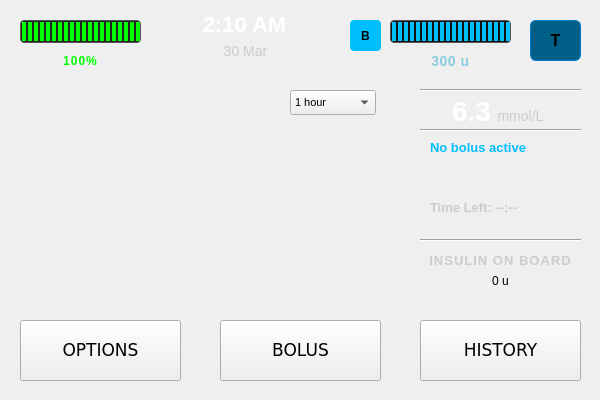
<?xml version="1.0" encoding="UTF-8"?>
<ui version="4.0">
 <class>Home</class>
 <widget class="QWidget" name="Home">
  <property name="geometry">
   <rect>
    <x>0</x>
    <y>0</y>
    <width>600</width>
    <height>400</height>
   </rect>
  </property>
  <property name="windowTitle">
   <string>Home</string>
  </property>
  <property name="autoFillBackground">
   <bool>false</bool>
  </property>
  <property name="styleSheet">
   <string notr="true"/>
  </property>
  <widget class="QLabel" name="timeLabel">
   <property name="geometry">
    <rect>
     <x>159</x>
     <y>9</y>
     <width>171</width>
     <height>31</height>
    </rect>
   </property>
   <property name="font">
    <font>
     <pointsize>-1</pointsize>
     <weight>75</weight>
     <bold>true</bold>
    </font>
   </property>
   <property name="styleSheet">
    <string notr="true">QLabel#timeLabel {
    font-size: 22px;
    font-weight: bold;
    color: white;
}</string>
   </property>
   <property name="text">
    <string>2:10 AM</string>
   </property>
   <property name="alignment">
    <set>Qt::AlignCenter</set>
   </property>
  </widget>
  <widget class="QLabel" name="dateLabel">
   <property name="geometry">
    <rect>
     <x>160</x>
     <y>40</y>
     <width>171</width>
     <height>21</height>
    </rect>
   </property>
   <property name="styleSheet">
    <string notr="true">QLabel#dateLabel {
    font-size: 14px;
    font-weight: medium;
    color: #CCCCCC;
}</string>
   </property>
   <property name="text">
    <string>30 Mar</string>
   </property>
   <property name="alignment">
    <set>Qt::AlignCenter</set>
   </property>
  </widget>
  <widget class="QProgressBar" name="insulinBar">
   <property name="geometry">
    <rect>
     <x>390</x>
     <y>20</y>
     <width>121</width>
     <height>23</height>
    </rect>
   </property>
   <property name="styleSheet">
    <string notr="true">QProgressBar#insulinBar {
    border: 1px solid #555;
    border-radius: 4px;
    background-color: #111;
    height: 12px;
    text-align: center;
    padding: 0px;
}

QProgressBar#insulinBar::chunk {
    background-color: #00BFFF; 
    width: 4px;
    margin: 1px;
}
</string>
   </property>
   <property name="value">
    <number>100</number>
   </property>
   <property name="textVisible">
    <bool>false</bool>
   </property>
  </widget>
  <widget class="QLabel" name="insulinIcon">
   <property name="geometry">
    <rect>
     <x>350</x>
     <y>20</y>
     <width>31</width>
     <height>31</height>
    </rect>
   </property>
   <property name="styleSheet">
    <string notr="true">QLabel#insulinIcon {
    background-color: #00BFFF;
    color: black;
    font-weight: bold;
    font-size: 12px;
    padding: 2px 6px;
    border-radius: 4px;
}
</string>
   </property>
   <property name="text">
    <string>B</string>
   </property>
   <property name="alignment">
    <set>Qt::AlignCenter</set>
   </property>
  </widget>
  <widget class="QLabel" name="insulinUnitsLabel">
   <property name="geometry">
    <rect>
     <x>390</x>
     <y>50</y>
     <width>121</width>
     <height>21</height>
    </rect>
   </property>
   <property name="styleSheet">
    <string notr="true">QLabel#insulinUnitsLabel {
    color: #88CCDD;
    font-size: 14px;
    font-weight: bold;
    letter-spacing: 0.5px;
}
</string>
   </property>
   <property name="text">
    <string>300 u</string>
   </property>
   <property name="alignment">
    <set>Qt::AlignCenter</set>
   </property>
  </widget>
  <widget class="QProgressBar" name="batteryBar">
   <property name="geometry">
    <rect>
     <x>20</x>
     <y>20</y>
     <width>121</width>
     <height>23</height>
    </rect>
   </property>
   <property name="styleSheet">
    <string notr="true">QProgressBar#batteryBar {
    border: 1px solid #555;
    border-radius: 4px;
    background-color: #222;
    height: 12px;
    text-align: center;
}

QProgressBar#batteryBar::chunk {
    background-color: #00FF00;  
    width: 4px;
    margin: 1px;
}
</string>
   </property>
   <property name="value">
    <number>100</number>
   </property>
   <property name="textVisible">
    <bool>false</bool>
   </property>
  </widget>
  <widget class="QLabel" name="batteryLabel">
   <property name="geometry">
    <rect>
     <x>20</x>
     <y>50</y>
     <width>121</width>
     <height>21</height>
    </rect>
   </property>
   <property name="styleSheet">
    <string notr="true">QLabel#batteryLabel {
    color: #00FF00;
    font-size: 12px;
    font-weight: bold;
    letter-spacing: 1px;
}
</string>
   </property>
   <property name="text">
    <string>100%</string>
   </property>
   <property name="alignment">
    <set>Qt::AlignCenter</set>
   </property>
  </widget>
  <widget class="QChartView" name="chartView" native="true">
   <property name="geometry">
    <rect>
     <x>10</x>
     <y>80</y>
     <width>381</width>
     <height>231</height>
    </rect>
   </property>
   <property name="font">
    <font>
     <pointsize>8</pointsize>
    </font>
   </property>
   <property name="autoFillBackground">
    <bool>true</bool>
   </property>
   <widget class="QComboBox" name="comboGraphRange">
    <property name="geometry">
     <rect>
      <x>280</x>
      <y>10</y>
      <width>86</width>
      <height>25</height>
     </rect>
    </property>
    <item>
     <property name="text">
      <string>1 hour</string>
     </property>
    </item>
    <item>
     <property name="text">
      <string>3 hours</string>
     </property>
    </item>
    <item>
     <property name="text">
      <string>6 hours</string>
     </property>
    </item>
   </widget>
  </widget>
  <widget class="Line" name="line_2">
   <property name="geometry">
    <rect>
     <x>420</x>
     <y>230</y>
     <width>161</width>
     <height>20</height>
    </rect>
   </property>
   <property name="orientation">
    <enum>Qt::Horizontal</enum>
   </property>
  </widget>
  <widget class="QPushButton" name="buttonOptions">
   <property name="geometry">
    <rect>
     <x>20</x>
     <y>320</y>
     <width>161</width>
     <height>61</height>
    </rect>
   </property>
   <property name="font">
    <font>
     <family>DejaVu Sans</family>
     <pointsize>13</pointsize>
    </font>
   </property>
   <property name="styleSheet">
    <string notr="true">QPushButton#optionsButton {
    background-color: #444444;
    color: #FFD700;
    font-weight: bold;
    font-size: 14px;
    padding: 10px;
    border: 1px solid #888;
    border-radius: 5px;
    qproperty-icon: url(:/icons/gear.png);
    qproperty-iconSize: 24px 24px;
}</string>
   </property>
   <property name="text">
    <string>OPTIONS</string>
   </property>
  </widget>
  <widget class="QLabel" name="insulinLabel">
   <property name="geometry">
    <rect>
     <x>420</x>
     <y>250</y>
     <width>161</width>
     <height>21</height>
    </rect>
   </property>
   <property name="styleSheet">
    <string notr="true">QLabel#insulinLabel {
    color: #CCCCCC;
    font-weight: bold;
    font-size: 13px;
    letter-spacing: 1px;
}</string>
   </property>
   <property name="text">
    <string>INSULIN ON BOARD</string>
   </property>
   <property name="alignment">
    <set>Qt::AlignCenter</set>
   </property>
  </widget>
  <widget class="QLabel" name="iobLabel">
   <property name="geometry">
    <rect>
     <x>420</x>
     <y>270</y>
     <width>161</width>
     <height>21</height>
    </rect>
   </property>
   <property name="styleSheet">
    <string notr="true">QLabel#insulinUnitsLabel_2 {
    color: white;
    font-weight: bold;
    font-size: 14px;
}</string>
   </property>
   <property name="text">
    <string>0 u</string>
   </property>
   <property name="alignment">
    <set>Qt::AlignCenter</set>
   </property>
  </widget>
  <widget class="QPushButton" name="buttonBolus">
   <property name="geometry">
    <rect>
     <x>220</x>
     <y>320</y>
     <width>161</width>
     <height>61</height>
    </rect>
   </property>
   <property name="font">
    <font>
     <family>DejaVu Sans</family>
     <pointsize>13</pointsize>
    </font>
   </property>
   <property name="styleSheet">
    <string notr="true">QPushButton#bolusButton {
    background-color: #444444;
    color: #00BFFF;
    font-weight: bold;
    font-size: 14px;
    padding: 10px;
    border: 1px solid #888;
    border-radius: 5px;
    qproperty-icon: url(:/icons/droplet.png);
    qproperty-iconSize: 24px 24px;
}</string>
   </property>
   <property name="text">
    <string>BOLUS</string>
   </property>
  </widget>
  <widget class="QLabel" name="labelBolusStatus">
   <property name="geometry">
    <rect>
     <x>430</x>
     <y>140</y>
     <width>141</width>
     <height>61</height>
    </rect>
   </property>
   <property name="styleSheet">
    <string notr="true">QLabel#labelBolusStatus {
    color: #00BFFF;
    font-size: 13px;
    font-weight: bold;
  }</string>
   </property>
   <property name="text">
    <string>No bolus active</string>
   </property>
   <property name="alignment">
    <set>Qt::AlignLeading|Qt::AlignLeft|Qt::AlignTop</set>
   </property>
  </widget>
  <widget class="QPushButton" name="historyButton">
   <property name="geometry">
    <rect>
     <x>420</x>
     <y>320</y>
     <width>161</width>
     <height>61</height>
    </rect>
   </property>
   <property name="font">
    <font>
     <family>DejaVu Sans</family>
     <pointsize>13</pointsize>
    </font>
   </property>
   <property name="styleSheet">
    <string notr="true">QPushButton#optionsButton {
    background-color: #444444;
    color: #FFD700;
    font-weight: bold;
    font-size: 14px;
    padding: 10px;
    border: 1px solid #888;
    border-radius: 5px;
    qproperty-icon: url(:/icons/gear.png);
    qproperty-iconSize: 24px 24px;
}</string>
   </property>
   <property name="text">
    <string>HISTORY</string>
   </property>
  </widget>
  <widget class="QPushButton" name="logoButton">
   <property name="geometry">
    <rect>
     <x>530</x>
     <y>20</y>
     <width>51</width>
     <height>41</height>
    </rect>
   </property>
   <property name="styleSheet">
    <string notr="true">QPushButton#logoButton {
    background-color: #005F87;
    color: black;
    font-weight: bold;
    font-size: 16px;
    padding: 6px 12px;
    border-radius: 6px;
    border: 1px solid #007ACC;
}

QPushButton#logoButton:hover {
    background-color: #1E90FF;
}

QPushButton#logoButton:pressed {
    background-color: #007ACC;
    color: white;
}
</string>
   </property>
   <property name="text">
    <string>T</string>
   </property>
  </widget>
  <widget class="QLabel" name="glucoseLabel">
   <property name="geometry">
    <rect>
     <x>410</x>
     <y>90</y>
     <width>81</width>
     <height>41</height>
    </rect>
   </property>
   <property name="layoutDirection">
    <enum>Qt::LeftToRight</enum>
   </property>
   <property name="styleSheet">
    <string notr="true">QLabel {
    color: white;
    font-size: 28px;
    font-weight: bold;
    font-family: &quot;Segoe UI&quot;, sans-serif;
}</string>
   </property>
   <property name="text">
    <string>6.3</string>
   </property>
   <property name="alignment">
    <set>Qt::AlignRight|Qt::AlignTrailing|Qt::AlignVCenter</set>
   </property>
  </widget>
  <widget class="Line" name="line">
   <property name="geometry">
    <rect>
     <x>420</x>
     <y>80</y>
     <width>161</width>
     <height>21</height>
    </rect>
   </property>
   <property name="orientation">
    <enum>Qt::Horizontal</enum>
   </property>
  </widget>
  <widget class="QLabel" name="label_2">
   <property name="geometry">
    <rect>
     <x>490</x>
     <y>100</y>
     <width>61</width>
     <height>31</height>
    </rect>
   </property>
   <property name="layoutDirection">
    <enum>Qt::LeftToRight</enum>
   </property>
   <property name="styleSheet">
    <string notr="true">QLabel {
    color: #CCCCCC;
    font-size: 14px;
    font-weight: medium;
    font-family: &quot;Segoe UI&quot;, sans-serif;
    margin-top: -10px;
}
</string>
   </property>
   <property name="text">
    <string>mmol/L</string>
   </property>
   <property name="alignment">
    <set>Qt::AlignCenter</set>
   </property>
  </widget>
  <widget class="QLabel" name="labelBolusTimeRemaining">
   <property name="geometry">
    <rect>
     <x>430</x>
     <y>200</y>
     <width>151</width>
     <height>31</height>
    </rect>
   </property>
   <property name="styleSheet">
    <string notr="true">QLabel#labelBolusTimeRemaining {
    color: #CCCCCC;
    font-size: 13px;
    font-weight: bold;
  }</string>
   </property>
   <property name="text">
    <string>Time Left: --:--</string>
   </property>
   <property name="alignment">
    <set>Qt::AlignLeading|Qt::AlignLeft|Qt::AlignTop</set>
   </property>
   <property name="wordWrap">
    <bool>true</bool>
   </property>
  </widget>
  <widget class="Line" name="line_3">
   <property name="geometry">
    <rect>
     <x>420</x>
     <y>120</y>
     <width>161</width>
     <height>20</height>
    </rect>
   </property>
   <property name="orientation">
    <enum>Qt::Horizontal</enum>
   </property>
  </widget>
  <zorder>line</zorder>
  <zorder>timeLabel</zorder>
  <zorder>dateLabel</zorder>
  <zorder>insulinBar</zorder>
  <zorder>insulinIcon</zorder>
  <zorder>insulinUnitsLabel</zorder>
  <zorder>batteryBar</zorder>
  <zorder>batteryLabel</zorder>
  <zorder>chartView</zorder>
  <zorder>line_2</zorder>
  <zorder>buttonOptions</zorder>
  <zorder>insulinLabel</zorder>
  <zorder>iobLabel</zorder>
  <zorder>buttonBolus</zorder>
  <zorder>labelBolusStatus</zorder>
  <zorder>historyButton</zorder>
  <zorder>logoButton</zorder>
  <zorder>glucoseLabel</zorder>
  <zorder>label_2</zorder>
  <zorder>labelBolusTimeRemaining</zorder>
  <zorder>line_3</zorder>
 </widget>
 <customwidgets>
  <customwidget>
   <class>QChartView</class>
   <extends>QWidget</extends>
   <header location="global">QtCharts/QChartView</header>
   <container>1</container>
  </customwidget>
 </customwidgets>
 <resources/>
 <connections/>
</ui>
